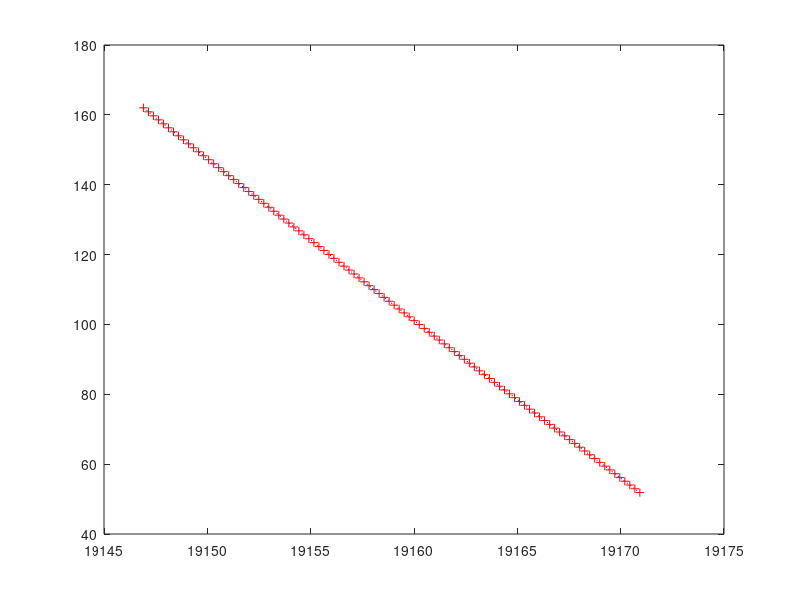

This figure's MATLAB source:
clc
clf
clear
close
clearvars
close all


x=[19146.907334 19147.557294 19149.744460 19150.850245 19153.914003 19156.735440 19156.993981 19157.906235 19158.365689 19159.087928 19159.350449 19159.876456 19160.205200 19160.402484 19160.862994 19161.192134 19161.389891 19162.180728 19162.444510 19162.972458 19163.434827 19163.831288 19163.897302 19164.360377 19164.691271 19165.154814 19165.353572 19165.817578 19165.883861 19166.149098 19166.281847 19166.680184 19167.874481 19168.073647 19168.870447 19169.136141 19169.335442 19169.866548 19170.065712 19170.928772 ];
y=[162.00970 158.93100 148.66870 143.46350 129.18880 116.12730 114.95200 110.68960 108.60280 105.28390 104.08450 101.67380 100.16870 99.290800 97.182800 95.688600 94.786200 91.178900 89.978100 87.575000 85.480900 83.682600 83.382000 81.302000 79.806400 77.717300 76.824000 74.735500 74.437900 73.248200 72.654000 70.866900 65.518000 64.626800 61.054100 59.863600 58.970500 56.586700 55.692800 51.819200 ];
z = (x-mean(x))/std(x); % Compute z-scores of x data
p = polyfit(x, y, 2);




xFit = linspace(min(x), max(x));
yFit = polyval(p, xFit);
plot(x, y, 'o', xFit, yFit);

% hold on
% plot(6, yPredicted, '-r', xFit, yFit);
yPredicted = polyval( p, 6);

% plot(x,y,'r:',xFit, yFit,'r+',6,yPredicted,'b+')
plot(x,y,'b:',xFit, yFit,'r+')